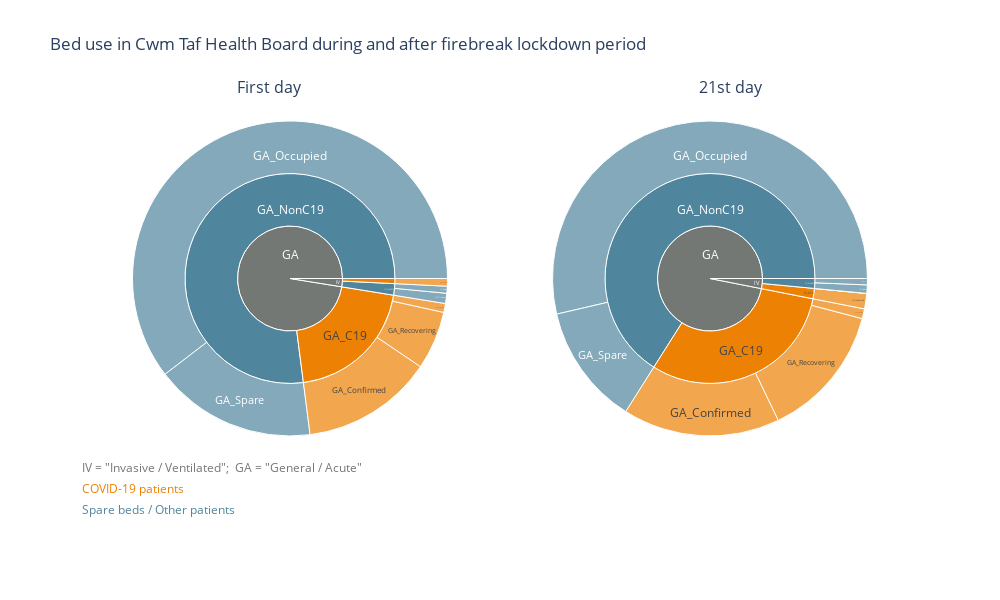

Source (notebook cell):
### Code cell
colors = ['#747875', '#50869D', '#50869D', '#ED8103', '#ED8103']
statuses = ['(?)',  'IV_NonC19', 'GA_NonC19', 'IV_C19', 'GA_C19']

startdate = "2020-10-23"

fig = make_subplots(rows=1, cols=2, subplot_titles = ("First day", "21st day"))

for day,dom in zip([string_datediff(startdate, x) for x in [0, 21]], [[0, 0.5], [0.5, 1]]):
    data = px.sunburst(sunburst_data(beds_ab, day), 
                       path = ['bed_type', 'bed_status', 'indicator'], 
                       values = 'count', color = 'bed_status',
                       color_discrete_map = {stat: col for stat, col in zip(statuses, colors)}
    )._data
    trace = go.Sunburst(
        labels=data[0]['labels'],
        parents=[x.split('/')[1] if len(x.split('/')) > 1 else x for x in data[0]['parents'].tolist()],
        values=data[0]['values'],
        domain={'x': dom, 'y': [0.2, 0.95]},
        marker = dict(colors = data[0]['marker']['colors']),
        branchvalues = 'total',
        insidetextorientation='horizontal'
    )
    fig.add_trace(trace) 

fig.update_layout(height=600, width=1000,
                  title_text="Bed use in Cwm Taf Health Board during and after firebreak lockdown period",
                 #uniformtext=dict(minsize=10, mode='hide')
                 )

labcolors = ['#50869D', '#ED8103', '#747875']
for i, lab in enumerate(['Spare beds / Other patients', 'COVID-19 patients', 'IV = "Invasive / Ventilated";\t\tGA = "General / Acute"']):
    fig.add_annotation(dict(font=dict(color=labcolors[i],size=12),
                                        x=0,
                                        y= 0+i/20,
                                        showarrow=False,
                                        text=lab,
                                        textangle=0,
                                        xanchor='left',
                                        xref="paper",
                                        yref="paper"))
    
fig.write_html('visualisations/CT_beds_firebreak.html')
fig.show()

### Figure 1 — Plotly figure (JSON) as saved in the notebook; plotly's stock layout.template omitted (floating-point values rounded to 4 significant figures)
{"data": [{"branchvalues": "total", "domain": {"x": [0, 0.5], "y": [0.2, 0.95]}, "insidetextorientation": "horizontal", "labels": ["GA_Confirmed", "GA_Occupied", "GA_Recovering", "GA_Spare", "GA_Suspected", "IV_Confirmed", "IV_Occupied", "IV_Recovering", "IV_Spare", "IV_Suspected", "GA_C19", "GA_NonC19", "IV_C19", "IV_NonC19", "GA", "IV"], "marker": {"colors": ["#ED8103", "#50869D", "#ED8103", "#50869D", "#ED8103", "#ED8103", "#50869D", "#ED8103", "#50869D", "#ED8103", "#ED8103", "#50869D", "#ED8103", "#50869D", "#747875", "#747875"]}, "parents": ["GA_C19", "GA_NonC19", "GA_C19", "GA_NonC19", "GA_C19", "IV_C19", "IV_NonC19", "IV_C19", "IV_NonC19", "IV_C19", "GA", "GA", "IV", "IV", "", ""], "type": "sunburst", "values": [207, 926, 92, 255, 14, 12, 16, 0, 11, 0, 313, 1181, 12, 27, 1494, 39]}, {"branchvalues": "total", "domain": {"x": [0.5, 1], "y": [0.2, 0.95]}, "insidetextorientation": "horizontal", "labels": ["GA_Confirmed", "GA_Occupied", "GA_Recovering", "GA_Spare", "GA_Suspected", "IV_Confirmed", "IV_Occupied", "IV_Recovering", "IV_Spare", "IV_Suspected", "GA_C19", "GA_NonC19", "IV_C19", "IV_NonC19", "GA", "IV"], "marker": {"colors": ["#ED8103", "#50869D", "#ED8103", "#50869D", "#ED8103", "#ED8103", "#50869D", "#ED8103", "#50869D", "#ED8103", "#ED8103", "#50869D", "#ED8103", "#50869D", "#747875", "#747875"]}, "parents": ["GA_C19", "GA_NonC19", "GA_C19", "GA_NonC19", "GA_C19", "IV_C19", "IV_NonC19", "IV_C19", "IV_NonC19", "IV_C19", "GA", "GA", "IV", "IV", "", ""], "type": "sunburst", "values": [224, 745, 191, 172, 14, 22, 9, 0, 12, 0, 429, 917, 22, 21, 1346, 43]}], "layout": {"annotations": [{"font": {"size": 16}, "showarrow": false, "text": "First day", "x": 0.225, "xanchor": "center", "xref": "paper", "y": 1, "yanchor": "bottom", "yref": "paper"}, {"font": {"size": 16}, "showarrow": false, "text": "21st day", "x": 0.775, "xanchor": "center", "xref": "paper", "y": 1, "yanchor": "bottom", "yref": "paper"}, {"font": {"color": "#50869D", "size": 12}, "showarrow": false, "text": "Spare beds / Other patients", "textangle": 0, "x": 0, "xanchor": "left", "xref": "paper", "y": 0, "yref": "paper"}, {"font": {"color": "#ED8103", "size": 12}, "showarrow": false, "text": "COVID-19 patients", "textangle": 0, "x": 0, "xanchor": "left", "xref": "paper", "y": 0.05, "yref": "paper"}, {"font": {"color": "#747875", "size": 12}, "showarrow": false, "text": "IV = \"Invasive / Ventilated\";\t\tGA = \"General / Acute\"", "textangle": 0, "x": 0, "xanchor": "left", "xref": "paper", "y": 0.1, "yref": "paper"}], "height": 600, "title": {"text": "Bed use in Cwm Taf Health Board during and after firebreak lockdown period"}, "width": 1000, "xaxis": {"anchor": "y", "domain": [0, 0.45]}, "xaxis2": {"anchor": "y2", "domain": [0.55, 1]}, "yaxis": {"anchor": "x", "domain": [0, 1]}, "yaxis2": {"anchor": "x2", "domain": [0, 1]}}}
